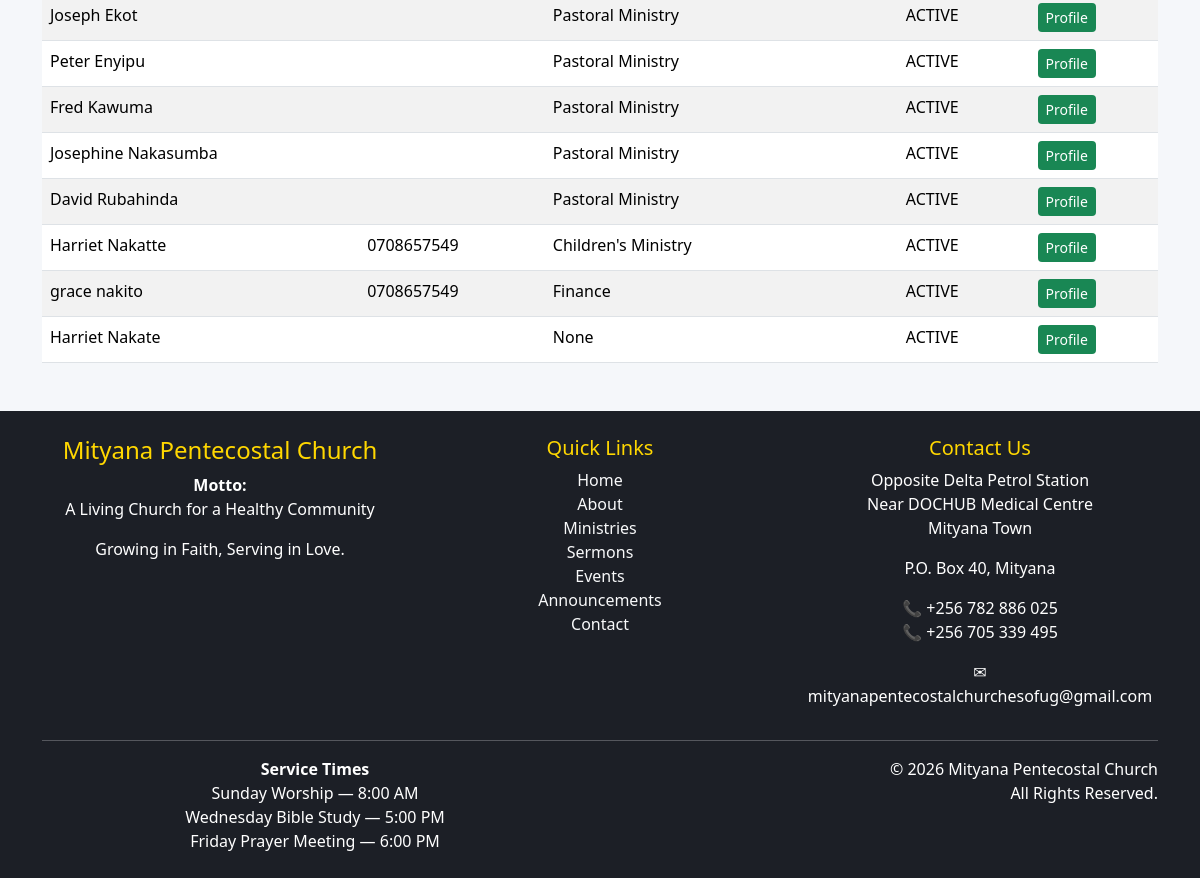
/staff/members/ (signed in, lower part), run on an earlier commit of the app's database.
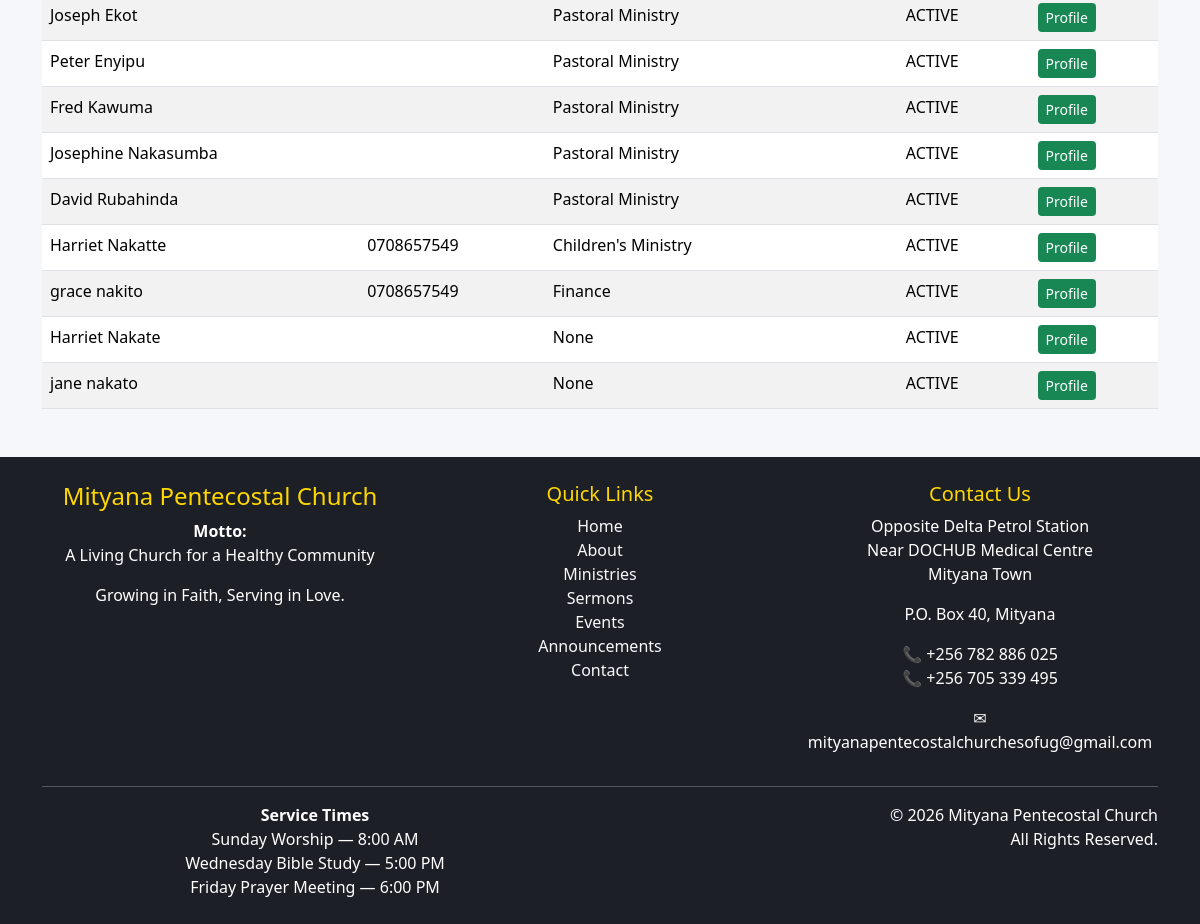
And on a later commit of the database.
### members/models.py (models this page shows, shortened)
class Member(models.Model):
    MEMBERSHIP_STATUS = [
        ('ACTIVE', 'Active'),
        ('VISITOR', 'Visitor'),
        ('INACTIVE', 'Inactive'),
    ]
    user = models.OneToOneField(
        settings.AUTH_USER_MODEL,
        on_delete=models.SET_NULL,
        null=True,
        blank=True
    )
    first_name = models.CharField(max_length=100)
    last_name = models.CharField(max_length=100)
    gender = models.CharField(
        max_length=1,
        choices=[
            ('M', 'Male'),
            ('F', 'Female')
        ]
    )
    department = models.ForeignKey(
        Department,
        on_delete=models.SET_NULL,
        null=True,
        blank=True
    )
    role = models.ForeignKey(
    Role,
    on_delete=models.SET_NULL,
    null=True,
    blank=True
    )
    status = models.CharField(
        max_length=20,
        choices=MEMBERSHIP_STATUS,
        default='ACTIVE'
    )
    phone_number = models.CharField(
        max_length=20,
        blank=True
    )
    email = models.EmailField(
        blank=True
    )
    whatsapp_number = models.CharField(
       max_length=20,
       blank=True
    )
    next_of_kin = models.CharField(
       max_length=255,
       blank=True
    )
    next_of_kin_contact = models.CharField(
       max_length=20,
       blank=True
    )
    village = models.CharField(
       max_length=100,
       blank=True
    )
    parish = models.CharField(
       max_length=100,
       blank=True
    )
    sub_county = models.CharField(
       max_length=100,
       blank=True
    )
    district = models.CharField(
       max_length=100,
       blank=True
    )
    birthday = models.DateField(
        null=True,
        blank=True
    )
    MARITAL_STATUS_CHOICES = [
        ('SINGLE', 'Single'),
        ('MARRIED', 'Married'),
        ('DIVORCED', 'Divorced'),
        ('WIDOWED', 'Widowed'),
    ]
    marital_status = models.CharField(
        max_length=20,
        choices=MARITAL_STATUS_CHOICES,
        blank=True
    )
    number_of_children = models.PositiveIntegerField(
        default=0
    )
    occupation = models.CharField(
        max_length=100,
        blank=True
    )
    employer = models.CharField(
        max_length=255,
        blank=True
    )
    place_of_work = models.CharField(
        max_length=255,
        blank=True
    )
    education_level = models.CharField(
        max_length=100,
        blank=True
    )
    is_student = models.BooleanField(
        default=False
    )
    school_name = models.CharField(
        max_length=255,
        blank=True
    )
    is_renting = models.BooleanField(
        default=False
    )
    landlord_name = models.CharField(
        max_length=255,
        blank=True
    )
    date_saved = models.DateField(
        null=True,
        blank=True
    )
    church_where_saved = models.CharField(
        max_length=255,
        blank=True
    )
    is_baptized = models.BooleanField(
        default=False
    )
    baptism_date = models.DateField(
        null=True,
        blank=True
    )
    baptism_place = models.CharField(
        max_length=255,
        blank=True
    )
    former_church = models.CharField(
        max_length=255,
        blank=True
    )
    former_pastor = models.CharField(
        max_length=255,
        blank=True
    )
    previous_ministry = models.CharField(
        max_length=255,
        blank=True
    )
    desired_ministry = models.ForeignKey(
        Department,
        on_delete=models.SET_NULL,
        null=True,
        blank=True,
        related_name='interested_members'
    )
    years_at_mpc = models.PositiveIntegerField(
        default=0
    )
    address = models.CharField(
        max_length=255,
        blank=True
    )
    date_joined = models.DateField(
        null=True,
        blank=True
    )
    is_active = models.BooleanField(
        default=True
    )
    created_at = models.DateTimeField(
        auto_now_add=True
    )

class Department(models.Model):
    name = models.CharField(
        max_length=100,
        unique=True
    )
    description = models.TextField(
        blank=True
    )
    leader = models.ForeignKey(
        'Member',
        on_delete=models.SET_NULL,
        null=True,
        blank=True,
        related_name='led_departments'
    )
    def __str__(self):
        return self.name

### staff/views.py (the view)
@login_required
def member_list(request):
    search = request.GET.get("search")
    members = Member.objects.all()
    if search:
        members = members.filter(
            first_name__icontains=search
        ) | members.filter(
            last_name__icontains=search
        )
    return render(
        request,
        "staff/member_list.html",
        {
            "members": members,
            "search": search
        }
    )

### templates/staff/member_list.html (shortened to what this page needs)
{% extends 'base.html' %}
{% block content %}
<table class="table table-striped">
<tbody>
{% for member in members %}
<tr>
<td>
{{ member.first_name }}
{{ member.last_name }}
</td>
<td>
{{ member.phone_number }}
</td>
<td>
{{ member.department }}
</td>
<td>
{{ member.status }}
</td>
<td>
<a
href="/staff/members/{{ member.id }}/"
class="btn btn-success btn-sm">
Profile
</a>
</td>
</tr>
{% endfor %}
</tbody>
</table>
{% endblock %}

### templates/base.html (shortened to what this page needs)
{% load static %}
<!DOCTYPE html>
<html>
<head>
    <link href="https://cdn.jsdelivr.net/npm/bootstrap@5.3.3/dist/css/bootstrap.min.css"
          rel="stylesheet">
    <link rel="stylesheet"
          href="{% static 'css/style.css' %}">
</head>
<body>
<div class="container mt-4">
    {% block content %}
    {% endblock %}
</div>
<footer class="footer mt-5">
    <div class="container">
        <div class="row">
            <div class="col-md-4">
                <h4>Mityana Pentecostal Church</h4>
                <p>
                    <strong>Motto:</strong><br>
                    A Living Church for a Healthy Community
                </p>
                <p>
                    Growing in Faith, Serving in Love.
                </p>
            </div>
            <div class="col-md-4">
                <h5>Quick Links</h5>
                <ul class="list-unstyled">
                    <li><a href="/">Home</a></li>
                    <li><a href="/about/">About</a></li>
                    <li><a href="/ministries/">Ministries</a></li>
                    <li><a href="/sermons/">Sermons</a></li>
                    <li><a href="/events/">Events</a></li>
                    <li><a href="/announcements/">Announcements</a></li>
                    <li><a href="/contact/">Contact</a></li>
                </ul>
            </div>
            <div class="col-md-4">
                <h5>Contact Us</h5>
                <p>
                    Opposite Delta Petrol Station<br>
                    Near DOCHUB Medical Centre<br>
                    Mityana Town
                </p>
                <p>
                    P.O. Box 40, Mityana
                </p>
                <p>
                    📞 +256 782 886 025<br>
                    📞 +256 705 339 495
                </p>
                <p>
                    ✉ mityanapentecostalchurchesofug@gmail.com
                </p>
            </div>
        </div>
        <hr>
        <div class="row">
            <div class="col-md-6">
                <strong>Service Times</strong><br>
                Sunday Worship — 8:00 AM<br>
                Wednesday Bible Study — 5:00 PM<br>
                Friday Prayer Meeting — 6:00 PM
            </div>
            <div class="col-md-6 text-end">
                © 2026 Mityana Pentecostal Church<br>
                All Rights Reserved.
            </div>
        </div>
    </div>
</footer>
</body>
</html>

### static/css/style.css (style rules this page uses)
body { background-color: #f5f7fa; font-family: "Segoe UI", Arial, sans-serif; color: #333; margin: 0; padding: 0; }
.btn-success { background-color: #198754; border: none; }
h4 { color: #0f3460; }
.table { background: white; border-radius: 10px; }
.footer { margin-top: 60px; padding: 25px; text-align: center; background-color: #1c1f26; color: white; }
.footer a { color: #f8f9fa; text-decoration: none; }
.footer h4, .footer h5 { color: gold; }

What changed in the data, as far as the page shows it:
added Member: first_name "jane", last_name "nakato", department "None", status "ACTIVE"
